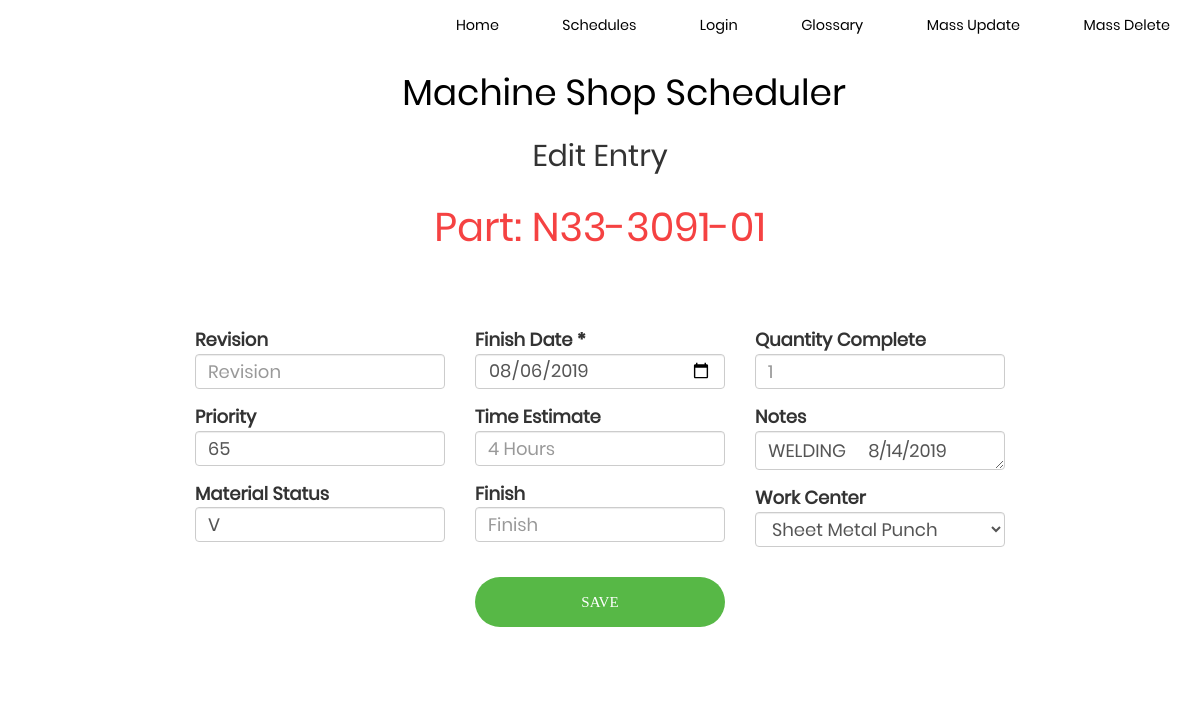
Screenshot of /item/50 with the database file from the repository.
### models.py (models this page shows, shortened)
class Schedule(db.Model):
    __tablename__ = "schedule"
    id = db.Column(db.Integer, primary_key=True)
    due_date = db.Column(db.Date)
    part_number = db.Column(db.String)
    part_description = db.Column(db.String)
    job_number = db.Column(db.Integer)
    work_number = db.Column(db.String)
    part_quantity = db.Column(db.Integer)
    part_location = db.Column(db.String)
    entry_time = db.Column(db.String)
    entry_date = db.Column(db.Date)
    employee_id = db.Column(db.String)
    comments = db.Column(db.String)
    revision = db.Column(db.String)
    material_status = db.Column(db.String)
    machine_center = db.Column(db.String)
    original_estimated_time = db.Column(db.String)
    quantity_complete = db.Column(db.String)
    actual_time = db.Column(db.String)
    archived = db.Column(db.Boolean)
    priority = db.Column(db.Integer)
    finish = db.Column(db.String)
    pdf = db.Column(db.String)
    location_deleted = db.Column(db.String)
    date_deleted = db.Column(db.Date)

### main.py (the view, shortened to what this page needs)
@app.route('/item/<int:id>', methods=['GET', 'POST'])
def edit(id):
    if 'schedules' in request.headers.get('Referer'):
        referer = request.headers.get('Referer')
        referrers.clear()
        referrers.append(referer)
    qry = db_session.query(Schedule).filter(Schedule.id == id)
    entry = qry.first()
    form = SchedulerDataEntryForm(formdata=request.form, obj=entry)
    form.work_center.data = entry.machine_center
    flash('Part: ' + entry.part_number)
    return render_template('edit.html', form=form)

### forms.py
class SchedulerDataEntryForm(Form):
    due_date = StringField('Finish Date *')
    employee_id = StringField('Employee')
    part_number = StringField('Barcode *')
    comments = TextAreaField('Notes', render_kw={"rows": 1, "cols": 20})
    revision = StringField('Revision')
    original_estimated_time = StringField('Time Estimate')
    quantity_complete = StringField('Quantity Complete')
    priority = StringField('Priority')
    material_status = StringField('Material Status')
    finish = StringField('Finish')
    work_center = SelectField(choices=[('NONE', 'NONE'), ('CNCP', 'CNC Programming'), ('LASR', 'Laser Etching'), ('MNUL', 'Manual Machining'), ('MS', 'Machine Shop Gen.'),
                                       ('MSO', 'Machine Shop Office'), ('NLLG', 'CNC Lathe - Large'), ('NLMD', 'CNC Lathe - Small/Med.'), ('NMLG', 'CNC Mill - Large'),
                                       ('NMSM', 'CNC Mill - Small/Med.'), ('PNT', 'Powder Coating'), ('SAWS', 'All Saws'), ('SMBK', 'Sheet Metal Brake'),
                                       ('SMPC', 'Sheet Metal Punch'), ('WELD', 'Welding')])

### Templates/edit.html (shortened to what this page needs)
<!DOCTYPE html>
<html>
<head>
  <link rel="stylesheet" href="../static/css/bootstrap.min.css">
  <link rel="stylesheet" type="text/css" href="../static/css/styles.css">
  <link rel="stylesheet" type="text/css" href="../static/css/main.css">
</head>
<header>
  <nav>
    <ul>
      <li><a href="{{url_for('index')}}">Home</a></li>
      <li><a href="{{url_for('schedules')}}">Schedules</a></li>
      <li><a href="{{url_for('login')}}">Login</a></li>
      <li><a href="static/Glossary.pdf">Glossary</a></li>
      <li><a href="{{url_for('update')}}">Mass Update</a></li>
      <li><a href="{{url_for('mass_delete')}}">Mass Delete</a></li>
    </ul>
  </nav>
</header>
<body>
  <h1>Machine Shop Scheduler</h1><br /><br /><br />
  <h2>Edit Entry</h2>
  {% with messages = get_flashed_messages() %}
  {% if messages %}
  {% for message in messages %}
  <div class="alert" role="alert">
    {{message}}
  </div>
  {% endfor %}
  {% endif %}
  {% endwith %}
  <div class="container-entry edit">
    {%from "_formhelpers.html" import render_field %}
    <form method=post>
      <div class="wrap-entry">
        <div class="row">
          <div class="col-xs-4">
            <dl>
              {{ render_field(form.revision, class="form-control", maxlength="10", placeholder="Revision") }}
              {{ render_field(form.priority, oninput="javascript: if (this.value.length > 2) this.value = this.value.slice(0, 2);", type='number', class="form-control", maxlength="2", placeholder="00") }}
              {{ render_field(form.material_status, class='form-control', placeholder='Status') }}
            </dl>
          </div>
          <div class="col-xs-4">
            <dl>
              {{ render_field(form.due_date, type="date", class="form-control", maxlength="25", placeholder="2019-05-02") }}
              {{ render_field(form.original_estimated_time, type='number', class="form-control", maxlength="20", placeholder="4 Hours", step=".1") }}
              {{ render_field(form.finish, class='form-control', maxlength='20', placeholder='Finish') }}
              <div class="container-login100-form-btn">
                <button class="login100-form-btn">
                  Save
                </button>
              </div>
            </dl>
          </div>
          <div class="col-xs-4">
            <dl>
              {{ render_field(form.quantity_complete, type="number", class="form-control", maxlength="20", placeholder="1") }}
              {{ render_field(form.comments, class="form-control", maxlength="150", placeholder="Max length - 150 characters") }}
              {{ render_field(form.work_center, class="form-control") }}
            </dl>
          </div>
        </div>
      </div>
    </form>
</body>
</html>

### Templates/_formhelpers.html (shortened to what this page needs)
{% macro render_field(field) %}
    <dt>{{ field.label }}
    <dd>{{ field(**kwargs)|safe }}
    </dd>
{% endmacro %}

### Static/css/styles.css (style rules this page uses)
html, body { background-color: white; font-family: Poppins-Regular, sans-serif; }
header { width: 100%; height: 60px; background-color: white; }
a, .accordion:hover { cursor: url("../images/fatbugslink.png"), default; }
h1 { position: absolute; padding: 3px; float:left; margin-left: 2%; margin-top: 10px; color: black; }
ul { width: auto; float: right; margin-top: 8px; }
li { display: inline-block; padding: 15px 30px; }
nav a, nav a:active, nav a:visited,nav a:focus { text-align: center; color: black; font-size: 1.2vw; text-decoration: none; }
.form-control { margin-top: -4px; margin-bottom: 15px; height: 35px; width: 250px; font-size: large; }
dt { font-size: large; }
.alert { font-size: 40px; text-align: center; color: #f54242; }

### Static/css/main.css (style rules this page uses)
* { margin: 0px; padding: 0px; box-sizing: border-box; }
body, html { height: 100%; font-family: Poppins-Regular, sans-serif; }
h1,h2,h3,h4,h5,h6 { text-align: center; width: 100%; }
ul, li { margin: 0px; list-style-type: none; }
input { outline: none; border: none; }
textarea { outline: none; border: none; }
button { outline: none !important; border: none; background: transparent; }
.container-entry { width: 100%; float: top; display: -webkit-box; display: -webkit-flex; display: -moz-box; display: -ms-flexbox; justify-content: center; align-items: center; padding: 150px; background: white; }
.edit { padding: 15px; }
.wrap-entry { width: 900px; background: #fff; border-radius: 10px; overflow: hidden; display: -webkit-box; display: -webkit-flex; display: -moz-box; display: -ms-flexbox; display: flex; flex-wrap: wrap; justify-content: center; padding: 20px 0px; }
.container-login100-form-btn { width: 100%; display: -webkit-box; display: -webkit-flex; display: -moz-box; display: -ms-flexbox; display: flex; flex-wrap: wrap; justify-content: center; padding-top: 20px; }
.login100-form-btn { font-family: Montserrat-Bold; font-size: 15px; line-height: 1.5; color: #fff; text-transform: uppercase; width: 100%; height: 50px; border-radius: 25px; background: #57b846; display: -webkit-box; display: -webkit-flex; display: -moz-box; display: -ms-flexbox; display: flex; justify-content: center; align-items: center; padding: 0 25px; -webkit-transition: all 0.4s; -o-transition: all 0.4s; -moz-transition: all 0.4s; transition: all 0.4s; }

### Templates/edit.html (style rules this page uses)
html { cursor: url("static/images/fatbugs.png"), default; }

### rows the page displays
Schedule: priority "65", material_status "V", due_date "08/06/2019", comments "WELDING 8/14/2019"

### other values shown
{{ message }} "Part: N33-3091-01"
{{ field.label }} "Revision Priority Material Status Finish Date * Time Estimate Finish Quantity Complete Notes Work Center"
